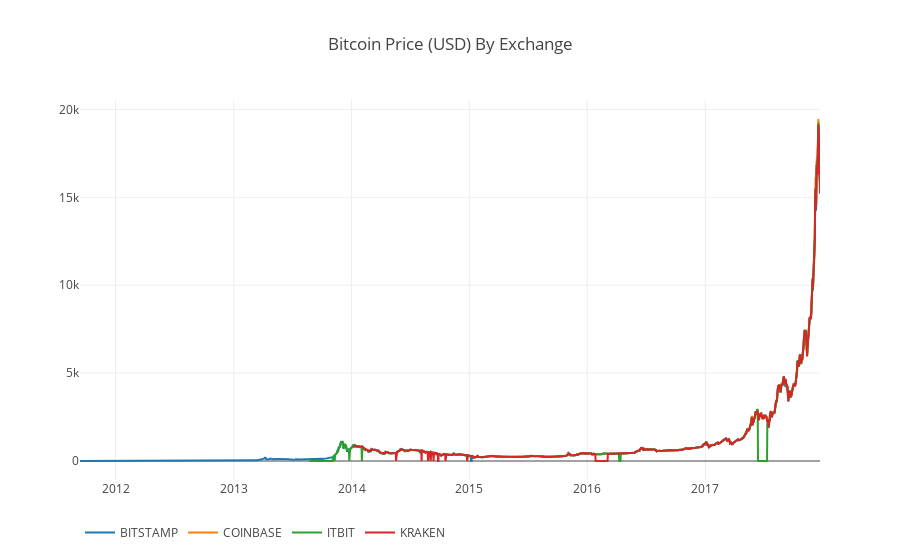

The notebook cell saved with this chart:
### Code cell
# Plot all of the BTC exchange prices
df_scatter(btc_usd_datasets, 'Bitcoin Price (USD) By Exchange')

### Figure 1 — Plotly figure (JSON) as saved in the notebook; plotly's stock layout.template omitted (floating-point values rounded to 4 significant figures; data arrays with more than 128 entries replaced by an {"elided": "..."} marker saying what was removed)
{"data": [{"name": "BITSTAMP", "type": "scatter", "visible": "visible", "x": {"elided": "2293 str values"}, "y": {"elided": "2293 float values"}}, {"name": "COINBASE", "type": "scatter", "visible": "visible", "x": {"elided": "2293 str values"}, "y": {"elided": "2293 float values"}}, {"name": "ITBIT", "type": "scatter", "visible": "visible", "x": {"elided": "2293 str values"}, "y": {"elided": "2293 float values"}}, {"name": "KRAKEN", "type": "scatter", "visible": "visible", "x": {"elided": "2293 str values"}, "y": {"elided": "2293 float values"}}], "layout": {"legend": {"orientation": "h"}, "title": "Bitcoin Price (USD) By Exchange", "xaxis": {"type": "date"}, "yaxis": {"showticklabels": true, "title": "", "type": "linear"}}}
